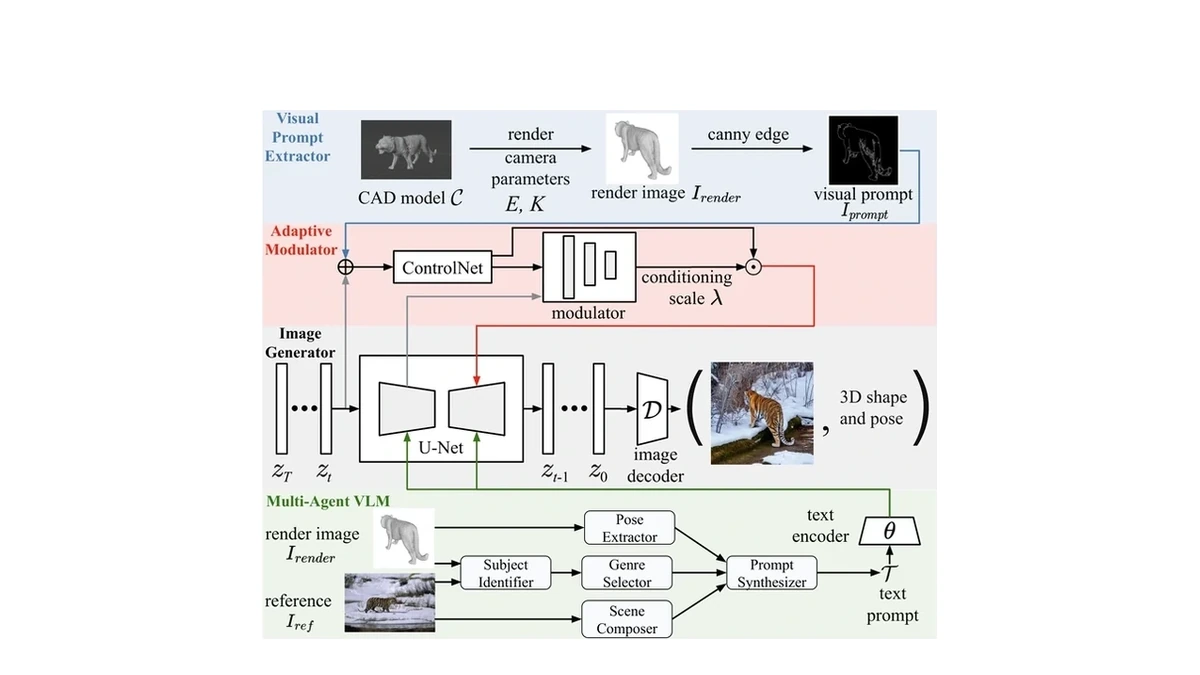
#> input picture assets/papers/figures/ac3s.webp, 1200 x 675 px; its folder holds only this picture in this run
$ python normalize-paper-figures.py
#> lines starting #> are read from the running program, lines starting #| are printed output that depends on the picture
#!/usr/bin/env python3
"""Give every paper figure the same frame and let each one fill it on its limiting axis.

Paper figures arrive at whatever size and with whatever white border the authors left in. This trims
each figure to its own ink and places it on one shared 16:9 canvas: a white band across the top is
reserved for the venue badge that the sites and the README draw over the top-left corner, and the
figure fills the area below it. A tall figure (AC3S, 1.28:1) fills the area's height, a wide one
(REVA, 2.19:1) fills its width, so both read as the same size instead of one shrinking to a strip
(Qiran, 2026-10-21; the earlier 10:7 canvas with equal margins left REVA at half the height).

Run it after adding or replacing any figure; it is idempotent, since the white it adds is trimmed
again on the next run.
"""

from pathlib import Path
from PIL import Image, ImageChops

CANVAS = (1200, 675)  # 16:9, the frame both sites and the README use
BAND = 110  # white band on top for the venue badge (16% of the height); the README keycap ends at 16%
SIDE = 36  # side and bottom margin, 3% of the width
WHITE = (255, 255, 255)
# The README owns the figures; the two sites read their own copies of the same files.
SOURCE = Path(__file__).resolve().parent.parent / "assets/papers/figures"
COPIES = [
    Path.home() / "Desktop/Edward-H26.github.io/public/images/papers",
    Path.home() / "Desktop/PersonalWebsite/public/images/papers",
]


def content_box(image):
    """The figure's own ink, ignoring the white border the author left around it."""
    diff = ImageChops.difference(image, Image.new("RGB", image.size, WHITE))
    return diff.convert("L").point([0] * 9 + [255] * 247).getbbox()


def normalize(path):
    image = Image.open(path).convert("RGB")
#> image is the input picture: PIL image 1200x675 RGB; mean R, G, B 238.3, 237.6, 237.2
    canvas = Image.new("RGB", CANVAS, WHITE)
#> canvas: PIL image 1200x675 RGB; every value is 255
    box = content_box(image)
#> in content_box, `diff = ImageChops.difference(image, Image.new("RGB", image.size, WHITE))`:
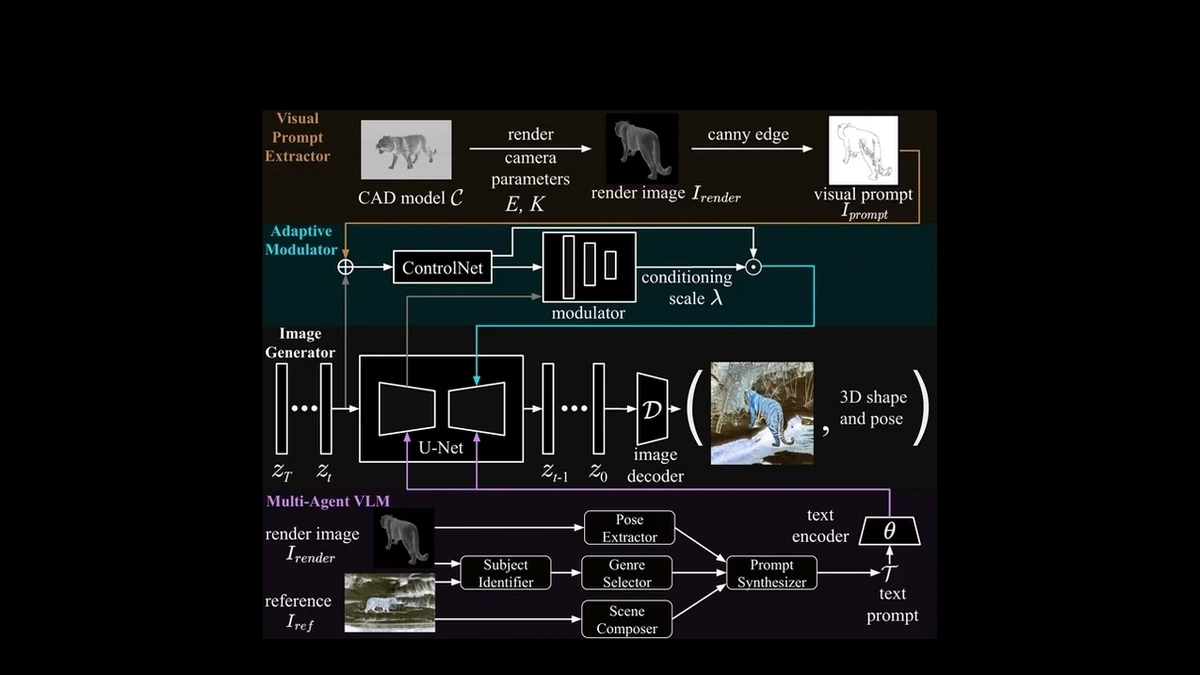
#> diff: PIL image 1200x675 RGB; mean R, G, B 16.7, 17.4, 17.8
#> box = (262, 110, 937, 639)
    if box:  # a blank placeholder stays blank
        figure = image.crop(box)
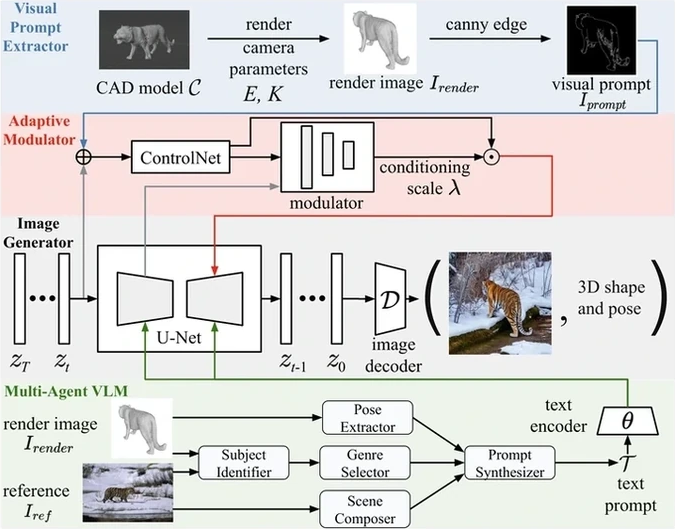
#> figure: PIL image 675x529 RGB; mean R, G, B 217.2, 215.6, 214.6
        inner = (CANVAS[0] - 2 * SIDE, CANVAS[1] - BAND - SIDE)
        scale = min(inner[0] / figure.width, inner[1] / figure.height)
#> scale = 1
        size = (round(figure.width * scale), round(figure.height * scale))
#> size = (675, 529)
        canvas.paste(figure.resize(size, Image.Resampling.LANCZOS), ((CANVAS[0] - size[0]) // 2, BAND + (inner[1] - size[1]) // 2))
    canvas.save(path, "WEBP", quality=92, method=6)
    return box


def main():
    for path in sorted(SOURCE.glob("*.webp")):
        box = normalize(path)
#> box = (262, 110, 937, 639)
        print(f"{path.name:16s} {'blank' if not box else f'content {box[2] - box[0]}x{box[3] - box[1]}'}")
#| ac3s.webp        content 675x529
        for directory in COPIES:
            (directory / path.name).write_bytes(path.read_bytes())


if __name__ == "__main__":
    main()
